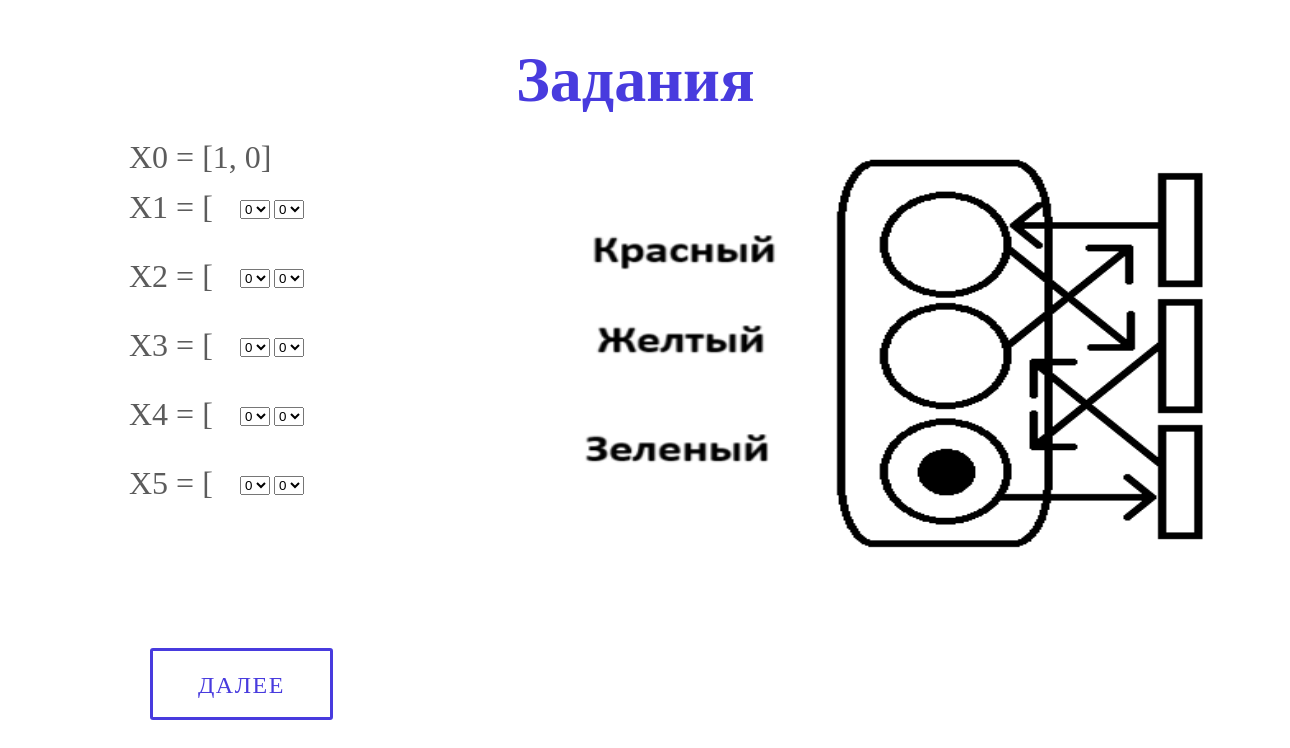
Before: /tasks/2/ with the older database file.
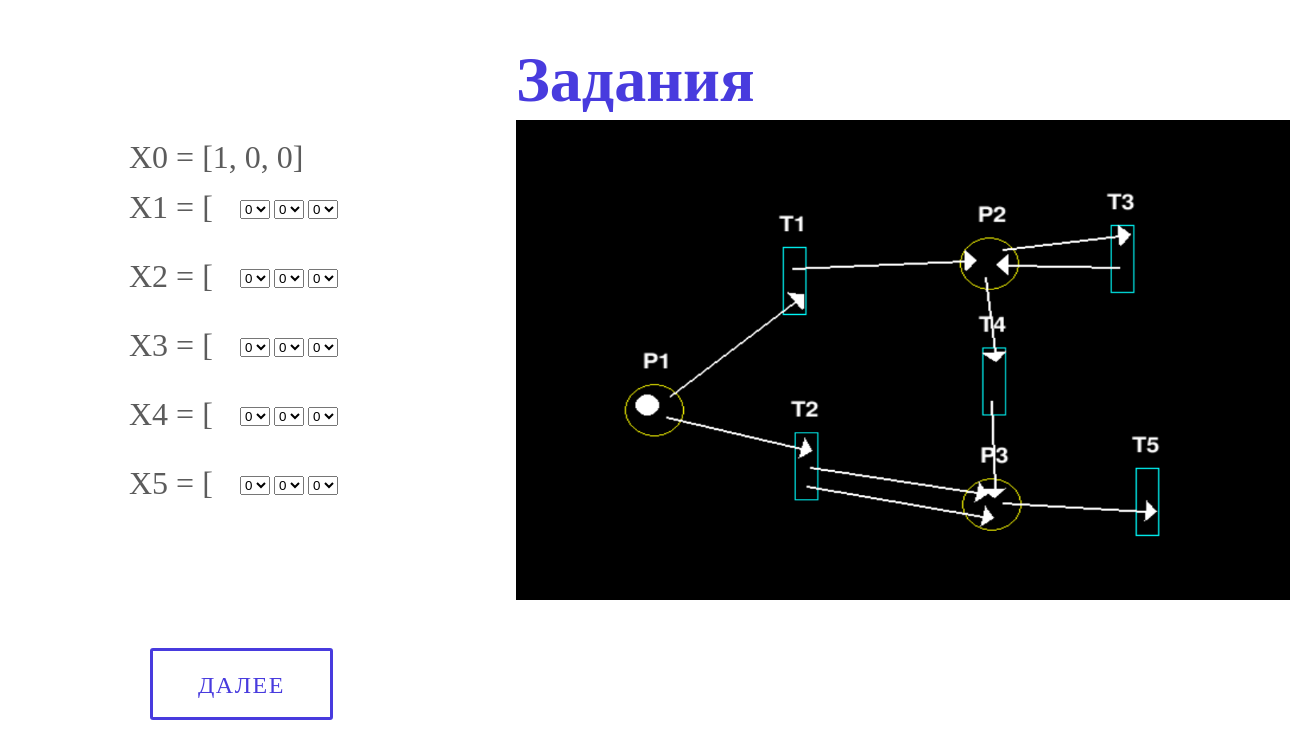
After: the same page with the newer database file.
### database_setup.py (models this page shows)
class Task(Base):
    __tablename__ = 'tasks'
    id = Column(Integer, primary_key=True, nullable=False)
    x0 = Column(String(250), nullable=False)
    img = Column(String(250), nullable=False)
    iterations = Column(Integer, nullable=False)
    answers = Column(String(250), nullable=False)
    sets = Column(Integer, nullable=False)

### app.py (the view)
@app.route('/tasks/<task_num>/', methods=['POST', 'GET'])
def tasks(task_num):
    global name, result, alert
    alert = 0
    if request.method == 'POST':
        if task_num == '0':
            name = ''
            result = 0
            name = request.form['name']
            return redirect(url_for("tasks", task_num=1))
        else:
            get_tasks = session.query(Task).all()
            task = get_tasks[int(task_num)-1]
            listt = list(range(0, task.iterations+1))
            answers = []
            for _ in range(int(task.iterations)):
                a = []
                for _1 in range(int(task.sets)):
                    a.append(int(request.form[f'class{_+2}-{_1+1}']))
                answers.append(a)
            if str(answers) == (task.answers):
                result += 1
            return redirect(url_for("tasks", task_num=task.id+1))
    elif request.method == 'GET':
        if task_num == '0':
            return render_template('tasks.html', task = 0)
        else:
            get_tasks = session.query(Task).all()
            try:
                task = get_tasks[int(task_num)-1]
                listt = list(range(0, task.iterations+1))
                listt2 = list(range(0, task.sets))
                return render_template('tasks.html', task = task, listt=listt, listt2=listt2)
            except Exception:
                if name == '':
                    return render_template('tasks.html', task = 100, result = result, lenght = tasks_lenght, result_procent = (100/tasks_lenght)*result)
                newUser = User(name=name, result=result, result_procent=(100/tasks_lenght)*result, username=os.environ.get( "USERNAME" ))
                session.add(newUser)
                session.commit()
                return render_template('tasks.html', task = 100, result = result, lenght = tasks_lenght, result_procent = (100/tasks_lenght)*result)

### templates/tasks.html (shortened to what this page needs)
<!DOCTYPE html>
<html lang="en">
    <head>
        <link type="text/css" rel="stylesheet" href="../../static/css/style.css" media="all" />
    </head>
    <body>
        <div class="gradient-background">
            <div class="d-flex flex-column justify-content-center w-100 h-100">
               <div class="d-flex flex-column justify-content-center align-items-center">
                 <div class="btn-group my-5">
                    <h1 style="top: 0%; left: 40%;;">Задания</h1>
                    <form class="login_form" method="post">
                    {% if task == 0 %}
                      <p style="position: absolute; top: 20%; left: 7%">Вам будут даны изображения сетей Петри. Ваша цель - записать количество фишек в каждом
                        множестве после срабатывания каждого перехода. Например, если в первом множестве 0 фишек,
                        а во втором множестве 1 фишка, то ответ будет выглядеть так: [0, 1]
                      </p>
                      <input style="position: absolute; left: 42%; top: 55%;" type="name" class="form-control" id="name" placeholder="Введите Ваше ФИО" name="name">
                      <button type="submit_name" class="btn" style="position: absolute; left: 41%; top: 65%;">НАЧАТЬ</button>
                      <nav role="navigation">
                        <div id="menuToggle">
                          <input type="checkbox" />
                          <span></span>
                          <span></span>
                          <span></span>
                          <ul id="menu">
                            <a href="{{url_for('index')}}"><li>Главная</li></a>
                            <a href="{{url_for('simulator')}}"><li>Симулятор</li></a>
                            <a href="{{url_for('instruction')}}"><li>Инструкция к симулятору</li></a>
                            <a href="{{url_for('theory')}}"><li>Теория</li></a>
                            <a href="{{url_for('tasks', task_num = 0)}}"><li>Задания</li></a>
                            <a href="{{url_for('results')}}"><li>Результаты</li></a>
                          </ul>
                        </div>
                      </nav>
                    {% else %}
                      <img src="{{task.img}}" width = "800" height="480" style="position: absolute; left: 40%; top: 15%;">
                      <div style="padding-top: 100px;">
                      <ul style="list-style-type: ''; margin-top: 0px;">
                      {% for n in listt %}
                        {% if loop.first %}
                          <li style="line-height: 50px;"><p style="position: absolute; left: 10%;">X0 = {{task.x0}}</p></li>
                        {% else %}
                          <li style="line-height: 50px;"><p style="position: absolute; left: 10%;">X{{ loop.index-1 }} = [</p></li>
                          {% set num = loop.index %}
                          {% for m in listt2 %}
                            {% if loop.first %}
                            <div class="form-group" style="display:inline-block; margin-left: 200px;">
                              <select class="form-control" id="classSelect" name="class{{num}}-{{loop.index}}">
                                <option>0</option>
                              </select>
                            </div>
                            {% else %}
                            <div class="form-group" style="display:inline-block;">
                              <select class="form-control" id="classSelect" name="class{{num}}-{{loop.index}}">
                                <option>0</option>
                              </select>
                            </div>
                            {% endif %}
                          {% endfor %}
                        {% endif %}
                      {% endfor %}
                      </ul>
                      </div>
                    <button type="submit" class="btn" style="position: absolute; left: 150px; bottom: 10%;">Далее</button>
                    {% endif %}
                  </form>
                 </div>
               </div>
             </div>
           </div>
    </body>
</html>

Changed rows visible on the page:
changed Task: img: a different picture
Other visible differences:
new list line: "X0 ="
new list line: "[1, 0, 0]"
new list line: "0"
list line gone: "X0 ="
list line gone: "[1, 0]"
